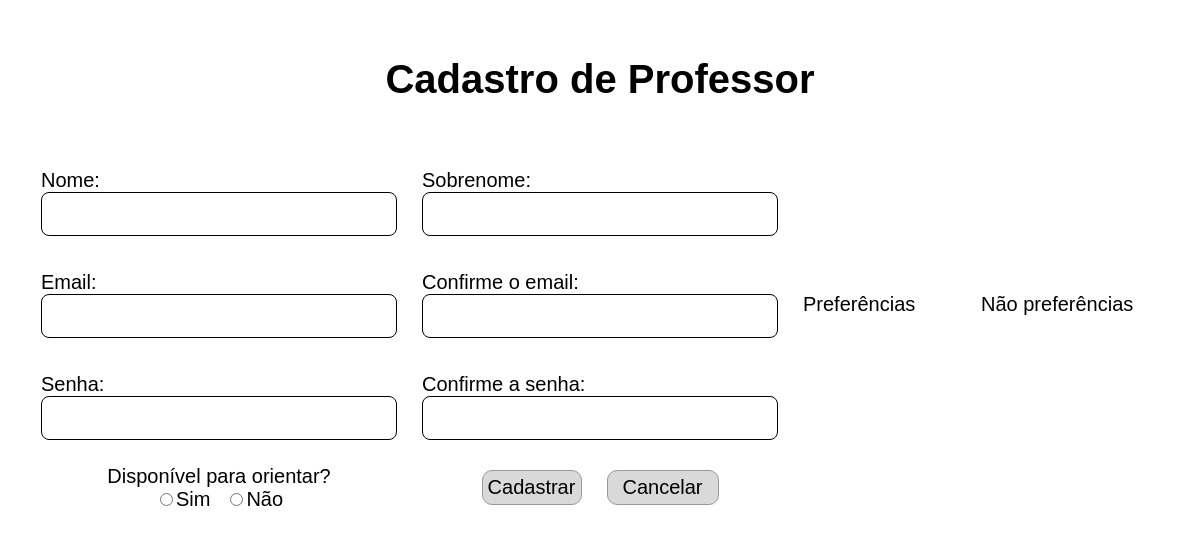
/pages/cadastrar/cadastroProfessor.php, run on an earlier commit of the app's database.
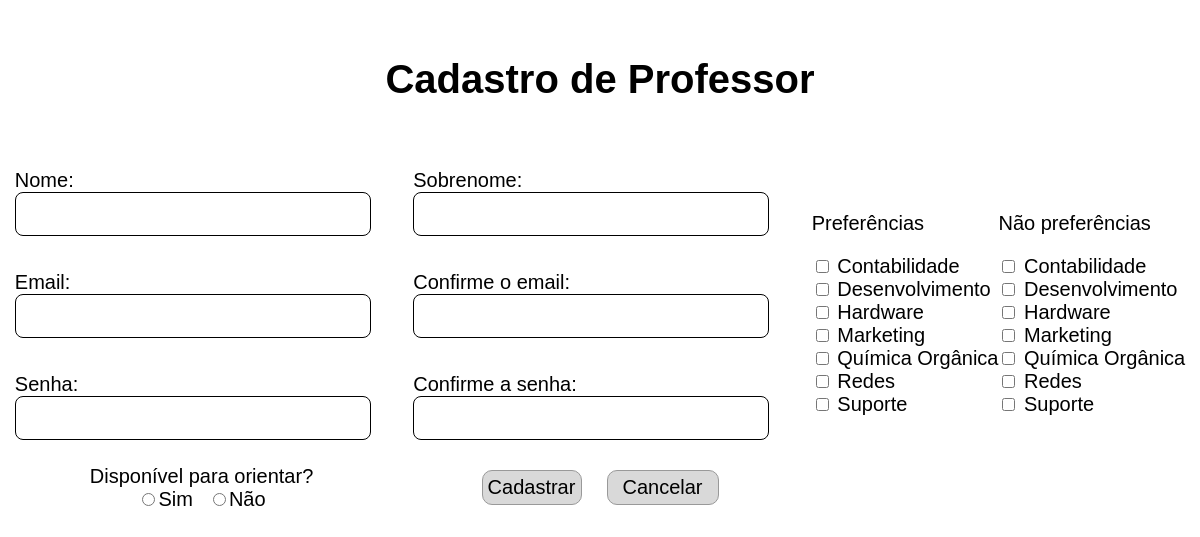
And on a later commit of the database.
### tables this page shows
CREATE TABLE `preferencia` (
  `ID_Preferencia` int(11) NOT NULL,
  `Descricao` varchar(100) DEFAULT NULL
);

### src/bd/MySQL.php (called while the page is built, shortened)
<?php
class MySQL {
	private $connection;
	public function __construct() {
		$this->connection = new \mysqli(HOST, USUARIO, SENHA, BANCO);
		$this->connection->set_charset("utf8");
	}
	public function search(string $sql, string $types, array $params) : array {
		$stmt = $this->connection->prepare($sql);
		$stmt->execute();
		$result = $stmt->get_result();
    	return $result ? $result->fetch_all(MYSQLI_ASSOC) : [];
	}
}
?>

### src/classes/Preferencia.php (called while the page is built, shortened)
<?php
class Preferencia {
    private int $idPreferencia;
    private string $descricao;
    public function __construct(string $descricao) {
        $this->descricao = $descricao;
    }
    public static function findAllPreferencias() : array {
        $connection = new MySQL();
        $preferencias = [];
        $tipos = "";
        $params = [];
        $sql = "SELECT * FROM preferencia p ORDER BY p.Descricao";
        $resultados = $connection->search($sql, $tipos, $params);
        foreach($resultados as $resultado) {
            $preferencia = new Preferencia($resultado["Descricao"]);
            $preferencia->setIdPreferencia($resultado["ID_Preferencia"]);
            $preferencias[] = $preferencia;
        }
        return $preferencias;
    }
    public function getIdPreferencia() : int {
        return $this->idPreferencia;
    }
    public function setIdPreferencia($idPreferencia) : void {
        $this->idPreferencia = $idPreferencia;
    }
    public function getDescricao() : string {
        return $this->descricao;
    }
}
?>

### pages/cadastrar/cadastroProfessor.php (the view, shortened to what this page needs)
<?php
$preferencias = Preferencia::findAllPreferencias();
?>
<!DOCTYPE html>
<html lang="pt-BR">
<head>
    <link rel="stylesheet" href="./../../src/styles/styleCadastroProf.css">
</head>
<body>
    <h1>Cadastro de Professor</h1>
    <div class="container">
    <form action="./cadastroProfessor.php" method="post">
        <div class="dado">
            <section>
                <label for="nome">Nome:</label>
                <input type="text" name="nome"  value="<?php if (isset($_POST['nome'])) echo htmlspecialchars($_POST['nome']); ?>" required>
            </section>
            <section>
                <label for="email">Email:</label>
                <input type="email" name="email" value="<?php if (isset($_POST['email'])) echo htmlspecialchars($_POST['email']); ?>" required>
            </section>
            <section>
                <label for="senha">Senha:</label>
                <input type="password" name="senha" value="<?php if (isset($_POST['senha'])) echo htmlspecialchars($_POST['senha']); ?>" required>
            </section>
        </div>
        <div class="dado">
            <section>
                <label for="sobrenome">Sobrenome:</label>
                <input type="text" name="sobrenome"  value="<?php if (isset($_POST['sobrenome'])) echo htmlspecialchars($_POST['sobrenome']); ?>" required>
            </section>
            <section>
                <label for="confEmail">Confirme o email:</label>
                <input type="email" name="confEmail" value="<?php if (isset($_POST['confEmail'])) echo htmlspecialchars($_POST['confEmail']); ?>" required>
            </section>
            <section>
                <label for="confSenha">Confirme a senha:</label>
                <input type="password" name="confSenha" value="<?php if (isset($_POST['confSenha'])) echo htmlspecialchars($_POST['confSenha']); ?>" required>
            </section>
        </div>
        <div class="preferencia">
            <section>
                <p>Preferências</p>
                <?php
                foreach($preferencias as $preferencia) {
                    echo "<label><input type='checkbox' name='preferencias[]' value={$preferencia->getIdPreferencia()}> {$preferencia->getDescricao()}</label>";
                }
                ?>
            </section>
            <section>
                <p>Não preferências</p>
                <?php
                foreach($preferencias as $preferencia) {
                    echo "<label><input type='checkbox' name='naoPreferencias[]' value={$preferencia->getIdPreferencia()}> {$preferencia->getDescricao()}</label>";
                }
                ?>
            </section>
        </div>
        <section id="radios">
            <label for="">Disponível para orientar?</label>
            <div id="disponibilidade">
                <label><input type="radio" name="disponivel" value="sim" required>Sim</label>
                <label><input type="radio" name="disponivel" value="nao" required>Não</label>
            </div>
        </section>
        <div id="btn">
                <input type="submit" name="cadastrar" value="Cadastrar">
                <a href="./../../index.php" id='cancelar'>Cancelar</a>
        </div>
    </form>
    </div>
</body>
</html>

What changed in the data, as far as the page shows it:
added preferencia: Descricao "Contabilidade"
added preferencia: Descricao "Desenvolvimento"
added preferencia: Descricao "Hardware"
added preferencia: Descricao "Marketing"
added preferencia: Descricao "Química Orgânica"
added preferencia: Descricao "Redes"
added preferencia: Descricao "Suporte"
